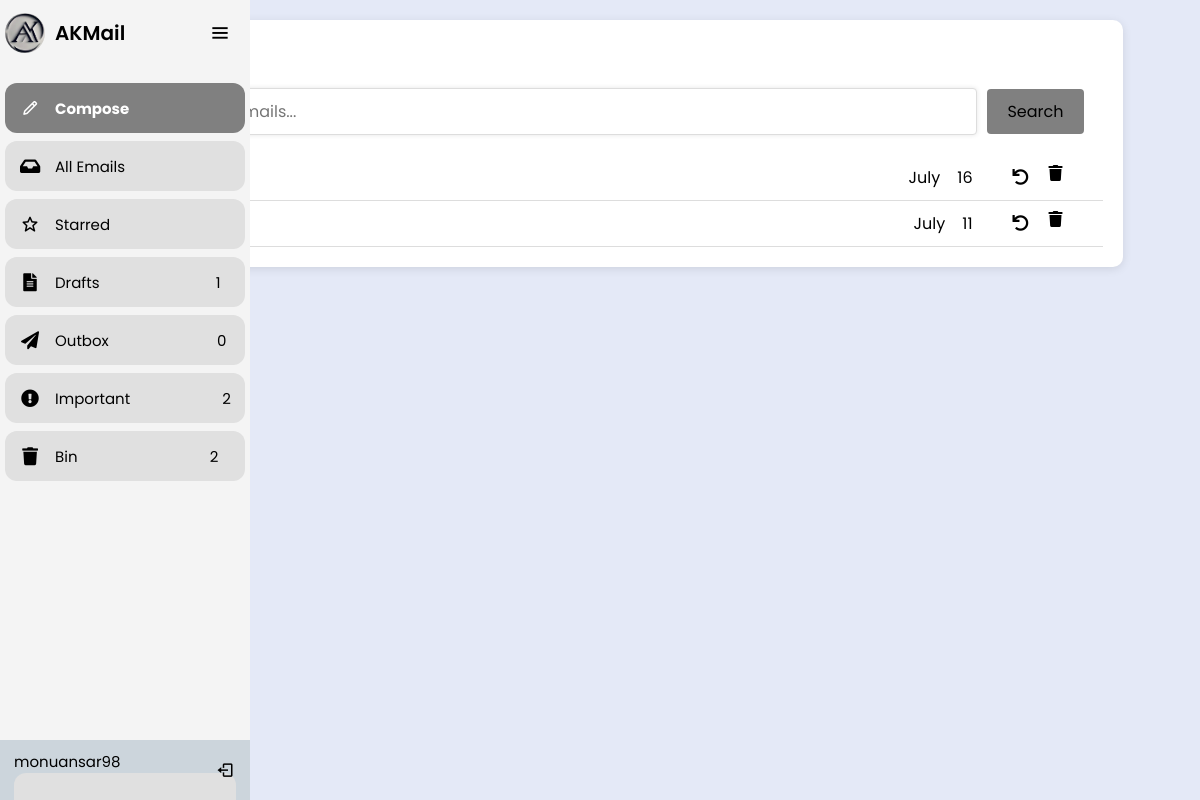
Page /bin/ (signed in) on the committed database.
### akmail/models.py (models this page shows, shortened)
class Email(models.Model):
    FOLDER_CHOICES = [
        ('inbox', 'Inbox'),
        ('starred', 'Starred'),
        ('drafts', 'Drafts'),
        ('outbox', 'Outbox'),
        ('important', 'Important'),
        ('bin', 'Bin'),
    ]
    user = models.ForeignKey(User, on_delete=models.CASCADE, related_name='emails')
    from_email = models.EmailField()
    receiver_email = models.EmailField()
    subject = models.CharField(max_length=255)
    message = models.TextField()
    sent_at = models.DateTimeField(auto_now_add=True)
    folder = models.CharField(max_length=10, choices=FOLDER_CHOICES, default='inbox')
    is_starred = models.BooleanField(default=False)

### akmail/views.py (the view)
# urls.py: path('bin/', views.bin_emails, name='bin_emails'),
def bin_emails(request):
    query = request.GET.get('q', '')
    bin_emails = Email.objects.filter(user=request.user, folder='bin').order_by('-sent_at')
    if query:
        bin_emails = bin_emails.filter(subject__icontains=query)
    context = get_email_counts(request.user)
    context['bin_emails'] = bin_emails
    context['query'] = query
    return render(request, 'bin.html', context)

### akmail/views.py (called while the page is built)
def get_email_counts(user):
    return {
        'inbox_count': Email.objects.filter(user=user, folder='inbox').count(),
        'starred_count': Email.objects.filter(user=user, folder='starred').count(),
        'sent_count': Email.objects.filter(user=user, folder='sent').count(),
        'drafts_count': Email.objects.filter(user=user, folder='drafts').count(),
        'outbox_count': Email.objects.filter(user=user, folder='outbox').count(),
        'important_count': Email.objects.filter(user=user, folder='important').count(),
        'bin_count': Email.objects.filter(user=user, folder='bin').count(),
    }

### akmail/templates/bin.html (shortened to what this page needs)
{% load static %}
<!DOCTYPE html>
<html lang="en">
<head>
    <link rel="stylesheet" href="https://cdnjs.cloudflare.com/ajax/libs/font-awesome/5.15.4/css/all.min.css">
</head>
<body style="padding-left: 45px;">
    <div class="sidebar open">
        {% include 'menu.html' %}
    </div>
    <div>
      <div class="form-box">
        <h1>Bin</h1>
        <ul>
            {% if bin_emails %}
            <div class="form-container">
              <form method="GET" action="{% url 'bin_emails' %}" class="search-form">
                  <input type="text" name="q" placeholder="Search emails..." value="{{ query|default_if_none:'' }}">
                  <button type="submit" class="search-button">Search</button>
              </form>
          </div>
            {% for email in bin_emails %}
            <li style="border-bottom: 1px solid #ddd; padding: 10px 0;" onmouseover="this.style.backgroundColor='#f9f9f9';" onmouseout="this.style.backgroundColor='';">
                <a href="#">{{ email.subject }}</a>
                <a href="{% url 'delete_email' email.id %}" style="float: right; margin-right: 20px;" onclick="return confirm('Are you sure you want to delete this email permanently?');">
                    <i class="fas fa-trash" style="float: right; margin-right: 20px; color: black;"></i>
                </a>
                <a href="{% url 'recover_email' email.id %}" style="float: right; margin-right: 20px;">
                    <i class="fas fa-undo" id="recover-icon" style="color: black;"></i>
                </a>
                <span style="float: right; margin-right: 10px;">
                    {{ email.sent_at|date:"F" }} &nbsp;&nbsp; {{ email.sent_at|date:"d" }} &nbsp;&nbsp;&nbsp;&nbsp;&nbsp;&nbsp;
                </span>
            </li>
            {% endfor %}
            {% else %}
            <li class="no-emails">No emails found in Bin.</li>
            {% endif %}
        </ul>
    </div>
    </div>
</body>
</html>

### akmail/templates/menu.html (shortened to what this page needs)
{% load static %}
<!DOCTYPE html>
<html lang="en">
<head>
    <link rel="stylesheet" href="https://cdnjs.cloudflare.com/ajax/libs/font-awesome/5.15.3/css/all.min.css"/>
    <link href='https://unpkg.com/boxicons@2.0.9/css/boxicons.min.css' rel='stylesheet'>
</head>
<body>
  <div class="logo-details">
    <img src="{% static 'images/icon.jpg' %}" alt="Logo Icon" class="logo-icon">
    <div class="logo_name">AKMail</div>
    <i class='bx bx-menu' id="btn"></i>
</div>
  <ul class="nav-list">
    <li>
      <a href="{% url 'create' %}"  style="background-color: grey;">
        <b><i class='bx bx-pencil' style="color: white;"></i></b>
        <span class="links_name" style="color: white;"><b>Compose</b></span>
      </a>
    </li>
    <li>
      <a href="{% url 'index' %}">
          <i class="fas fa-inbox" id="inbox-icon"></i>
          <span class="links_name">All Emails&nbsp;&nbsp;&nbsp;&nbsp;&nbsp;&nbsp;&nbsp;&nbsp;&nbsp;&nbsp;&nbsp;&nbsp;&nbsp;&nbsp;&nbsp;&nbsp;&nbsp;&nbsp;&nbsp;&nbsp;&nbsp;&nbsp;&nbsp;&nbsp;</span>
      </a>
  </li>
  <li>
    <a href="{% url 'starred_emails' %}">
        <i class='bx bx-star' id="star-icon"></i>
        <span class="links_name">Starred&nbsp;&nbsp;&nbsp;&nbsp;&nbsp;&nbsp;&nbsp;&nbsp;&nbsp;&nbsp;&nbsp;&nbsp;&nbsp;&nbsp;&nbsp;&nbsp;&nbsp;&nbsp;&nbsp;&nbsp;&nbsp;&nbsp;&nbsp;&nbsp;&nbsp;&nbsp;&nbsp;</span>
    </a>
</li>
  <li>
      <a href="{% url 'drafts_emails' %}">
          <i class="fas fa-file-alt" id="drafts-icon"></i>
          <span class="links_name">Drafts &nbsp;&nbsp;&nbsp;&nbsp;&nbsp;&nbsp;&nbsp;&nbsp;&nbsp;&nbsp;&nbsp;&nbsp;&nbsp;&nbsp;&nbsp;&nbsp;&nbsp;&nbsp;&nbsp;&nbsp;&nbsp;&nbsp;&nbsp;&nbsp;&nbsp;&nbsp;&nbsp;&nbsp;</span>
          {% if drafts_count %}
          <span class="links_name" style="float: right; margin-right: 10px;"> {{ drafts_count }}</span>
          {% endif %}
      </a>
  </li>
  <li>
    <a href="{% url 'outbox_emails' %}">
        <i class="fas fa-paper-plane" id="outbox-icon"></i>
        <span class="links_name">Outbox &nbsp;&nbsp;&nbsp;&nbsp;&nbsp;&nbsp;&nbsp;&nbsp;&nbsp;&nbsp;&nbsp;&nbsp;&nbsp;&nbsp;&nbsp;&nbsp;&nbsp;&nbsp;&nbsp;&nbsp;&nbsp;&nbsp;&nbsp;&nbsp;&nbsp;&nbsp;{{ outbox_count }}</span>
    </a>
</li>
<li>
  <a href="{% url 'important_emails' %}">
      <i class="fas fa-exclamation-circle" id="important-icon"></i>
      <span class="links_name">Important &nbsp;&nbsp;&nbsp;&nbsp;&nbsp;&nbsp;&nbsp;&nbsp;&nbsp;&nbsp;&nbsp;&nbsp;&nbsp;&nbsp;&nbsp;&nbsp;&nbsp;&nbsp;&nbsp;&nbsp;&nbsp;&nbsp;{{ important_count }}</span>
  </a>
</li>
<li>
    <a href="{% url 'bin_emails' %}">
        <i class="fas fa-trash" id="bin-icon"></i>
        <span class="links_name">Bin &nbsp;&nbsp;&nbsp;&nbsp;&nbsp;&nbsp;&nbsp;&nbsp;&nbsp;&nbsp;&nbsp;&nbsp;&nbsp;&nbsp;&nbsp;&nbsp;&nbsp;&nbsp;&nbsp;&nbsp;&nbsp;&nbsp;&nbsp;&nbsp;&nbsp;&nbsp;&nbsp;&nbsp;&nbsp;&nbsp;&nbsp;&nbsp;{{ bin_count }}</span>
    </a>
</li>
  {% if user.is_authenticated %}
  <li class="profile">
      <div class="profile-details">
        <div class="name_job">
         <div class="name">{{ user.username }}</div>
       </div>
      </div>
      <abbr title="Logout"><a href="{% url 'logout' %}"><i class='bx bx-log-out' id="log_out" style="color: black;"></i></a></abbr>
  </li>
  {% endif %}
  </ul>
</body>
</html>

### akmail/templates/bin.html (style rules this page uses)
* { margin: 0; padding: 0; box-sizing: border-box; font-family: "Poppins" , sans-serif; }
.sidebar { position: fixed; left: 0; top: 0; height: 100%; width: 60px; background: #11101D; padding: 3px 5px; z-index: 99; transition: all 0.5s ease; }
.sidebar.open { width: 250px; }
.sidebar .logo-details { height: 60px; display: flex; align-items: center; position: relative; }
.sidebar .logo-details .logo-icon { border-radius: 50px; height: 40px; margin-right: 10px; opacity: 0; transition: all 0.5s ease; }
.sidebar .logo-details .logo_name { color: #fff; font-size: 20px; font-weight: 600; opacity: 0; transition: all 0.5s ease; }
.sidebar.open .logo-details .logo-icon, .sidebar.open .logo-details .logo_name { opacity: 1; }
.sidebar .logo-details #btn { position: absolute; top: 50%; right: 0; transform: translateY(-50%); font-size: 22px; transition: all 0.4s ease; font-size: 23px; text-align: center; cursor: pointer; transition: all 0.5s ease; }
.sidebar.open .logo-details #btn { text-align: center; }
.sidebar i { color: #fff; height: 60px; min-width: 50px; font-size: 28px; text-align: center; line-height: 60px; }
.sidebar .nav-list { margin-top: 20px; height: 100%; }
.sidebar li { position: relative; margin: 8px 0; list-style: none; }
.sidebar li a { display: flex; height: 100%; width: 100%; border-radius: 12px; align-items: center; text-decoration: none; transition: all 0.4s ease; background: #11101D; }
.sidebar li a .links_name { color: #fff; font-size: 15px; font-weight: 400; white-space: nowrap; opacity: 0; pointer-events: none; transition: 0.4s; }
.sidebar.open li a .links_name { opacity: 1; pointer-events: auto; }
.sidebar li i { height: 50px; line-height: 50px; font-size: 18px; border-radius: 12px; }
.sidebar li.profile { position: fixed; height: 60px; width: 60px; left: 0; bottom: -8px; padding: 10px 14px; background: #1d1b31; transition: all 0.5s ease; overflow: hidden; }
.sidebar.open li.profile { width: 250px; }
.sidebar li .profile-details { display: flex; align-items: center; flex-wrap: nowrap; }
.sidebar li.profile .name, .sidebar li.profile .job { font-size: 15px; font-weight: 400; color: #fff; white-space: nowrap; }
.sidebar .profile #log_out { position: absolute; top: 50%; right: 0; transform: translateY(-50%); background: #1d1b31; width: 100%; height: 60px; line-height: 60px; border-radius: 0px; transition: all 0.5s ease; }
.sidebar.open .profile #log_out { width: 50px; background: none; }
.form-box { margin: 20px; max-width: 1000px; width: 100%; margin-left: auto; margin-right: auto; margin-top: 20px; padding: 20px; background: #f9f9f9; border-radius: 10px; box-shadow: 0 0 10px rgba(0, 0, 0, 0.1); animation: fadeIn 1s ease-in-out; }
ul { list-style: none; padding: 0; }
a { text-decoration: none; color: black; font-weight: bold; transition: color 0.3s ease; }
.form-box { background: white; padding: 20px; border-radius: 10px; box-shadow: 0 2px 10px rgba(0, 0, 0, 0.1); animation: slideIn 0.5s ease-in-out; }
body { font-family: 'Segoe UI', Tahoma, Geneva, Verdana, sans-serif; margin: 0; background-color: #E4E9F7; }
.search-form { display: flex; align-items: center; justify-content: center; margin-bottom: 20px; }
.search-form input[type="text"] { width: 85%; padding: 10px; font-size: 16px; border: 1px solid #ddd; border-radius: 4px; box-shadow: 0px 0px 5px rgba(0, 0, 0, 0.1); transition: box-shadow 0.3s ease; }
.search-form button { padding: 10px 20px; font-size: 16px; color: black; background-color: grey; border: none; border-radius: 4px; cursor: pointer; margin-left: 10px; transition: background-color 0.3s ease, box-shadow 0.3s ease; }
#recover-icon { color: #1abc9c; cursor: pointer; transition: color 0.3s ease; }

### rows in the picture
Email: sent_at "July", sent_at "16"
Email: sent_at "July", sent_at "11"

### other values in the picture
{{ drafts_count }} "1"
{{ outbox_count }} "0"
{{ important_count }} "2"
{{ bin_count }} "2"
{{ user.username }} "monuansar98"
